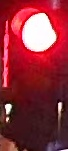
#> input picture Tammakan_v3/BytetTrack/crops/red/20251226024847_0060_frame_00000_box_8.jpg, 68 x 151 px
$ python test_light_classifier.py
#> lines starting #> are read from the running program, lines starting #| are printed output that depends on the picture; after the words box and inside, x2 and y2 are one past the last pixel; in counts of white or black regions, pixels touching at a corner belong together
#> in main, img is the input picture: shape (151, 68, 3); mean B, G, R 57.7, 45.9, 141.6
### Tammakan_v3/BytetTrack/light_classifier.py
"""
light_classifier.py
═══════════════════════════════════════════════════════════════════════════════
Traffic-light color classifier using HSV color space.

Input  : BGR cropped traffic_light bbox from YOLO (any size)
Output : {"color": "red" | "green" | "unknown", "confidence": float}

V4 changes:
- Added brightness gate: crops with no bright region → unknown immediately
- Tightened green hue range from (40,95) to (60,95) to exclude teal housings
- Unknown class now correctly rejects dark/off lights and non-bulb crops
"""

import cv2
import numpy as np


class LightClassifier:
    """Classify a traffic_light crop as red / green / unknown."""

    # ── HSV thresholds ────────────────────────────────────────────────────────
    HUE_RED_LOW  = (0,   35)   # pure red + amber/orange-red LEDs
    HUE_RED_HIGH = (165, 180)  # wraps around from magenta-red
    HUE_GREEN    = (60,  95)   # tightened: real traffic green LEDs only
                               # was (40,95) — 40-59 is olive/teal/housing color

    SAT_MIN = 40
    VAL_MIN = 60

    BRIGHT_VAL_MIN = 200
    BRIGHT_SAT_MIN = 15

    MIN_PIXEL_PCT = 0.015
    MARGIN_PCT    = 0.2

    # NEW V4: minimum fraction of crop pixels that must be "bright"
    # (V >= 180) for the crop to be considered a lit bulb at all.
    # If nothing is bright enough, the light is off or the crop is junk.
    # 1.5% is intentionally low — a tiny bulb in a large crop still passes.
    MIN_BRIGHT_FRACTION = 0.015
    BRIGHT_GATE_VAL     = 180

    def classify(self, bgr_crop):
        if bgr_crop is None or bgr_crop.size == 0:
            return self._unknown(0.0)
        if bgr_crop.shape[0] < 5 or bgr_crop.shape[1] < 5:
            return self._unknown(0.0)

        hsv = cv2.cvtColor(bgr_crop, cv2.COLOR_BGR2HSV)
#> hsv: shape (151, 68, 3); mean H, S, V 146.5, 181.5, 141.7
        h = hsv[:, :, 0]
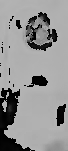
#> h: shape (151, 68); min 0, max 179, mean 146.5
        s = hsv[:, :, 1]
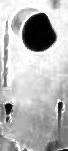
#> s: shape (151, 68); min 0, max 255, mean 181.5
        v = hsv[:, :, 2]
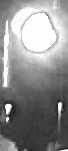
#> v: shape (151, 68); min 17, max 255, mean 141.7

        # ── Brightness gate (V4) ──────────────────────────────────────────────
        # Reject crops where nothing is bright enough to be a lit bulb.
        # Catches: off lights, dark housings, night poles, junk crops.
        total = bgr_crop.shape[0] * bgr_crop.shape[1]
#> total = 10268
        bright_fraction = float(np.sum(v >= self.BRIGHT_GATE_VAL)) / total
#> bright_fraction = 0.335
        if bright_fraction < self.MIN_BRIGHT_FRACTION:
            return {"color": "unknown", "confidence": 0.0,
                    "debug": {"reason": "no_bright_region",
                              "bright_fraction": round(bright_fraction, 4)}}

        # ── Color scoring ─────────────────────────────────────────────────────
        valid_standard = (s >= self.SAT_MIN) & (v >= self.VAL_MIN)
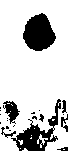
#> valid_standard: shape (151, 68) bool; 79.5% white; 21 black regions (13 under 20 px), largest, box (x1, y1, x2, y2) and area: (23, 13, 56, 51) 879, (11, 99, 61, 151) 791, (3, 101, 20, 124) 200
        valid_bright   = (v >= self.BRIGHT_VAL_MIN) & (s >= self.BRIGHT_SAT_MIN)
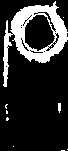
#> valid_bright: shape (151, 68) bool; 18.5% white; 9 white regions (7 under 20 px), largest, box (x1, y1, x2, y2) and area: (3, 1, 68, 87) 1840, (58, 103, 61, 113) 26
        valid = valid_standard | valid_bright
#> valid: shape (151, 68) bool; 80.8% white; 21 black regions (13 under 20 px), largest, box (x1, y1, x2, y2) and area: (11, 99, 61, 151) 777, (25, 15, 55, 51) 774, (3, 101, 20, 124) 181

        red_mask = (
            ((h >= self.HUE_RED_LOW[0])  & (h <= self.HUE_RED_LOW[1])) |
            ((h >= self.HUE_RED_HIGH[0]) & (h <= self.HUE_RED_HIGH[1]))
        )
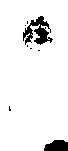
#> red_mask: shape (151, 68) bool; 93.7% white; 8 black regions (6 under 20 px), largest, box (x1, y1, x2, y2) and area: (23, 16, 53, 45) 416, (44, 140, 68, 151) 219
        green_mask = (h >= self.HUE_GREEN[0]) & (h <= self.HUE_GREEN[1])
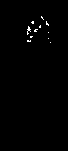
#> green_mask: shape (151, 68) bool; 0.63% white in thin lines or dots, all inside (x1, y1, x2, y2) = (27, 16, 51, 43)

        red_pct   = float(np.sum(valid & red_mask))   / total
#> red_pct = 0.788
        green_pct = float(np.sum(valid & green_mask)) / total
#> green_pct = 0

        scores        = {"red": red_pct, "green": green_pct}
#> scores = {'red': 0.788, 'green': 0}
        winner        = max(scores, key=scores.get)
#> winner = 'red'
        winner_pct    = scores[winner]
#> winner_pct = 0.788
        runner_up_pct = scores["green" if winner == "red" else "red"]
#> runner_up_pct = 0

        debug = {
            "red_pct":        round(red_pct,        4),
            "green_pct":      round(green_pct,      4),
            "bright_fraction": round(bright_fraction, 4),
        }
#> debug = {'red_pct': 0.788, 'green_pct': 0, 'bright_fraction': 0.335}

        if winner_pct < self.MIN_PIXEL_PCT:
            return {"color": "unknown", "confidence": float(winner_pct),
                    "debug": debug}

        if runner_up_pct > 0 and \
           (winner_pct - runner_up_pct) / winner_pct < self.MARGIN_PCT:
            return {"color": "unknown", "confidence": float(winner_pct),
                    "debug": debug}

        return {"color": winner, "confidence": float(winner_pct), "debug": debug}

    @staticmethod
    def _unknown(conf):
        return {"color": "unknown", "confidence": float(conf), "debug": {}}


# ── Sanity test ───────────────────────────────────────────────────────────────
# [14 lines that do not run on import are left out]

### Tammakan_v3/BytetTrack/test_light_classifier.py
"""
test_light_classifier.py
═══════════════════════════════════════════════════════════════════════════════
Test LightClassifier accuracy against real sorted dashcam crops.

Reads from:
    crops/red/      → expects classifier to return "red"
    crops/green/    → expects classifier to return "green"
    crops/yellow/   → expects classifier to return "yellow"   (skipped if empty)
    crops/unknown/  → expects classifier to return "unknown"

Outputs:
    - Per-class accuracy printed to terminal
    - A confusion matrix (what got predicted as what)
    - crops/wrong/<expected>_as_<predicted>/  ← misclassified crops copied here
      so you can visually inspect where the classifier is failing.

Run with:
python test_light_classifier.py

"""

import shutil
from pathlib import Path
from collections import defaultdict
import cv2

from light_classifier import LightClassifier


# ── PATHS ─────────────────────────────────────────────────────────────────────
CROPS_ROOT = Path("crops")
WRONG_DIR = Path("crops/wrong")

# Expected-color folders to test
CLASSES = ["red", "green", "unknown"]


def main():
    classifier = LightClassifier()

    # Wipe and recreate the wrong/ folder so we don't mix runs
    if WRONG_DIR.exists():
        shutil.rmtree(WRONG_DIR)
    WRONG_DIR.mkdir(parents=True)

    # Stats: confusion[expected][predicted] = count
    confusion = defaultdict(lambda: defaultdict(int))
    per_class_total = defaultdict(int)
    per_class_correct = defaultdict(int)
    overall_total = 0
    overall_correct = 0

    print("═" * 60)
    print("Testing LightClassifier on real crops")
    print("═" * 60)

    for expected in CLASSES:
        folder = CROPS_ROOT / expected
        if not folder.exists():
            print(f"\n[{expected}] folder does not exist — skipping")
            continue

        crops = list(folder.glob("*.jpg")) + list(folder.glob("*.png"))
        if not crops:
            print(f"\n[{expected}] folder is empty — skipping")
            continue

        print(f"\n[{expected}] testing {len(crops)} crops...")

        for crop_path in crops:
            img = cv2.imread(str(crop_path))
            if img is None:
                print(f"  ⚠ Could not read: {crop_path.name}")
                continue

            result = classifier.classify(img)
#> result = 3 items
            predicted = result["color"]
#> predicted = 'red'

            # Track stats
            confusion[expected][predicted] += 1
            per_class_total[expected] += 1
            overall_total += 1

            if predicted == expected:
                per_class_correct[expected] += 1
                overall_correct += 1
            else:
                # Save misclassified crop for inspection
                wrong_subdir = WRONG_DIR / f"{expected}_as_{predicted}"
                wrong_subdir.mkdir(parents=True, exist_ok=True)
                shutil.copy(crop_path, wrong_subdir / crop_path.name)
#> pass 2 of the loop in main, `for expected in CLASSES:`:
#> crops = 1 item
#> (printed output is left out)
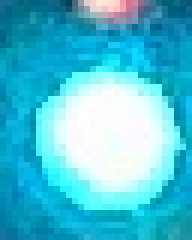
#> input picture Tammakan_v3/BytetTrack/crops/green/20260218184427_0060_frame_00320_box_19.jpg, 32 x 40 px (shown 6 times larger)
#> in main, img is the input picture: shape (40, 32, 3); mean B, G, R 212.6, 190.5, 75.9
#> hsv: shape (40, 32, 3); mean H, S, V 94.4, 176.6, 213.5
#> h: shape (40, 32)
#> s: shape (40, 32)
#> v: shape (40, 32)
#> bright_fraction = 0.799
#> in classify (call 3), `valid_standard = (s >= self.SAT_MIN) & (v >= self.VAL_MIN)`:
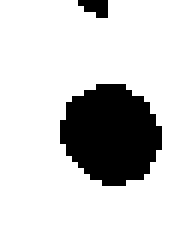
#> valid_standard: shape (40, 32) bool (shown 6 times larger); 82.3% white; 2 black regions (1 under 20 px), largest, box (x1, y1, x2, y2) and area: (10, 14, 27, 31) 216
#> valid_bright: shape (40, 32) bool; 49.8% white; 6 white regions (5 under 20 px), largest, box (x1, y1, x2, y2) and area: (0, 5, 32, 40) 614
#> valid: shape (40, 32) bool; 87% white; 2 black regions (1 under 20 px), largest, box (x1, y1, x2, y2) and area: (11, 15, 26, 30) 161
#> red_mask: shape (40, 32) bool; 2.9% white; 6 white regions (6 under 20 px)
#> in classify (call 3), `green_mask = (h >= self.HUE_GREEN[0]) & (h <= self.HUE_GREEN[1])`:
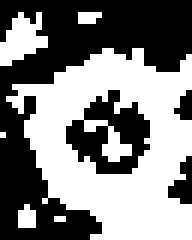
#> green_mask: shape (40, 32) bool (shown 6 times larger); 50.7% white; 4 black regions (2 under 20 px), largest, box (x1, y1, x2, y2) and area: (0, 0, 32, 40) 497, (11, 15, 25, 29) 105
#> red_pct = 0.0141
#> green_pct = 0.463
#> scores = {'red': 0.0141, 'green': 0.463}
#> winner = 'green'
#> winner_pct = 0.463
#> runner_up_pct = 0.0141
#> debug = {'red_pct': 0.0141, 'green_pct': 0.463, 'bright_fraction': 0.799}
#> predicted = 'green'

    # ── Print results ────────────────────────────────────────────────────────
    print("\n" + "═" * 60)
    print("RESULTS")
    print("═" * 60)

    print("\nPer-class accuracy:")
    for cls in CLASSES:
        if per_class_total[cls] == 0:
            continue
        correct = per_class_correct[cls]
        total = per_class_total[cls]
        pct = 100 * correct / total
        bar = "█" * int(pct / 5)  # visual bar
        print(f"  {cls:10s}  {correct:4d}/{total:4d}  ({pct:5.1f}%)  {bar}")

    if overall_total > 0:
        overall_pct = 100 * overall_correct / overall_total
        print(f"\n  {'OVERALL':10s}  {overall_correct:4d}/{overall_total:4d}  ({overall_pct:5.1f}%)")

    # ── Confusion matrix ─────────────────────────────────────────────────────
    print("\nConfusion matrix (rows = actual, columns = predicted):")
    all_predicted = ["red", "green", "unknown"]
    header = "  expected \\ predicted | " + " | ".join(f"{p:>8}" for p in all_predicted)
    print(header)
    print("  " + "-" * (len(header) - 2))
    for expected in CLASSES:
        if per_class_total[expected] == 0:
            continue
        row = f"  {expected:20s} | "
        row += " | ".join(f"{confusion[expected][p]:>8}" for p in all_predicted)
        print(row)

    # ── Misclassification summary ────────────────────────────────────────────
    print("\nMisclassified crops saved to:")
    if any(WRONG_DIR.iterdir()):
        for subdir in sorted(WRONG_DIR.iterdir()):
            if subdir.is_dir():
                count = len(list(subdir.glob("*")))
                print(f"  {subdir}  ({count} crops)")
        print("\nOpen these folders to see where the classifier is failing.")
        print("Common patterns to look for:")
        print("  - red_as_unknown    → red lights too dim, lower SAT_MIN")
        print("  - green_as_unknown  → green LEDs not saturated enough")
        print("  - red_as_yellow     → orange/amber reds, narrow HUE_RED_LOW range")
        print("  - unknown_as_red    → off lights with red housing reflections")
    else:
        print("  (none — perfect classification!)")

    print("\n✅ Done")


if __name__ == "__main__":
    main()
